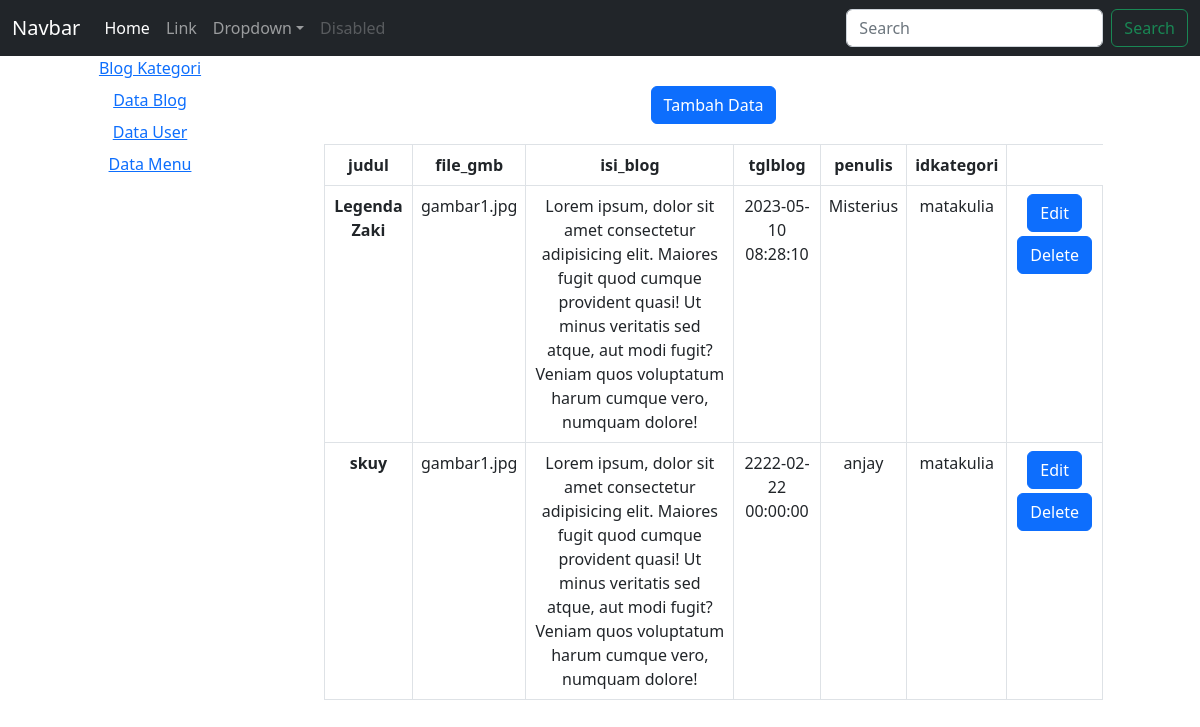
The page /admin/home.php?modul=mod_blog on the database its author committed.
### tables this page shows
CREATE TABLE `mst_blog` (
  `judul` varchar(50) NOT NULL,
  `file_gmb` varchar(50) NOT NULL,
  `isi_blog` text NOT NULL,
  `tglblog` datetime NOT NULL,
  `penulis` varchar(30) NOT NULL,
  `idblog` int(11) NOT NULL,
  `id_kategori` int(11) NOT NULL,
  `is_aktif` tinyint(1) NOT NULL
);

CREATE TABLE `mst_kategori` (
  `idkategori` int(11) NOT NULL,
  `nm_kategori` varchar(50) NOT NULL
);

### admin/mod_blog/index.php (the view, shortened to what this page needs)
<?php
if(!isset($_GET['aksi'])){
?>
<?php
  $qdata = mysqli_query($koneksidb, "SELECT a.*, nm_kategori FROM mst_blog
  AS a INNER JOIN mst_kategori AS b ON a.id_kategori = b.idkategori ")
    or die(mysqli_error($koneksidb));
?>
  <section class="container-fluid">
    <div class="mb-3 row" style="margin-top: 30px;">
      <div class="col-md-11">
        <div class="mb-3 row">
          <div class="col-md">
            <a href="?modul=mod_blog&aksi=add" class="btn btn-primary btn-xs mb-1">Tambah Data</a>
          </div>
        </div>
        <div class="mb-3 row">
          <div class="col-md">
          <table class="table table-bordered">
            <thead>
              <tr>
                <th scope="col">judul</th>
                <th scope="col">file_gmb</th>
                <th scope="col">isi_blog</th>
                <th scope="col">tglblog</th>
                <th scope="col">penulis</th>
                <th scope="col">idkategori</th>
              </tr>
            </thead>
            <tbody>
              <?php
                while($row = mysqli_fetch_array($qdata)){
              ?>
              <tr>
                <th><?= $row["judul"]?></th>
                <td><?= $row["file_gmb"]?></td>
                <td><?= $row["isi_blog"]?></td>
                <td><?= $row["tglblog"]?></td>
                <td><?= $row["penulis"]?></td>
                <td><?= $row["nm_kategori"]?></td>
                <td>
                <a href="?modul=mod_blog&aksi=edit&id=<?php echo $row["idblog"]?>" class="btn btn-primary btn-xs mb-1">Edit</a>
                <a href="mod_blog/proses.php?proses=delete&id=<?= $row["idblog"]?>" class="btn btn-primary btn-xs mb-1">Delete</a>
                </td>
              </tr>
            </tbody>
            <?php } ?>
          </table>
          </div>
        </div>
      </div>
      <div class="col-md"></div>
    </div>
  </section>
<?php }
?>

### rows shown on the page
mst_blog: judul "Legenda Zaki", file_gmb "gambar1.jpg", isi_blog "Lorem ipsum, dolor sit amet consectetur adipisicing elit. Maiores fugit quod cumque provident quasi! Ut minus veritatis sed atque, aut modi fugit? Veniam quos voluptatum harum cumque vero, numquam dolore!", tglblog "2023-05-10 08:28:10", penulis "Misterius", mst_kategori.nm_kategori "matakulia"
mst_blog: judul "skuy", file_gmb "gambar1.jpg", isi_blog "Lorem ipsum, dolor sit amet consectetur adipisicing elit. Maiores fugit quod cumque provident quasi! Ut minus veritatis sed atque, aut modi fugit? Veniam quos voluptatum harum cumque vero, numquam dolore!", tglblog "2222-02-22 00:00:00", penulis "anjay", mst_kategori.nm_kategori "matakulia"
